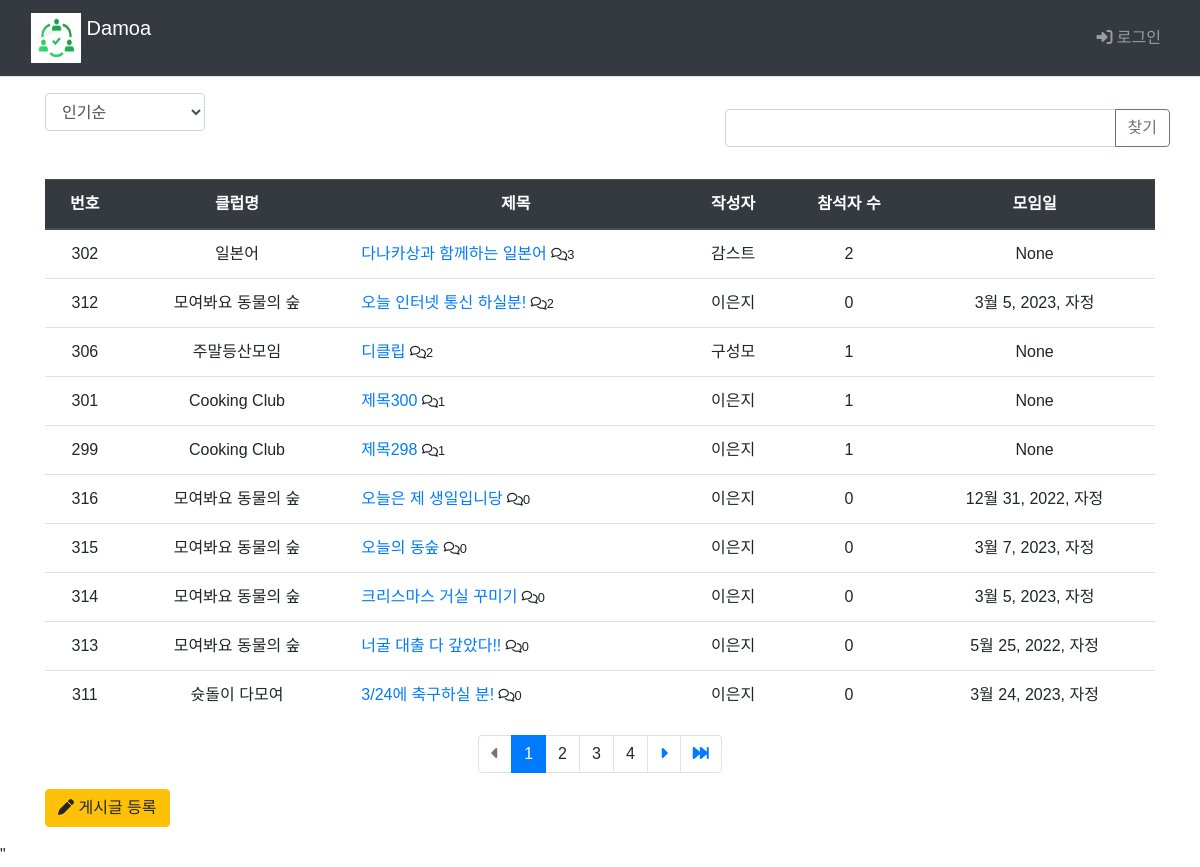
Page /main/board_list/?so=popular on the committed database.
### main/models.py (models this page shows, shortened)
class Board(models.Model):
    club = models.ForeignKey(Club, on_delete=models.CASCADE)
    author = models.ForeignKey(settings.AUTH_USER_MODEL, on_delete=models.CASCADE, default=1, null=True, related_name='author_board')
    subject = models.CharField('제목', max_length = 200,
                               help_text='게시글의 제목을 한 줄로 작성하세요.')
    content = models.TextField('내용', help_text='내용을 상세히 작성하세요.')
    create_date = models.DateTimeField('생성일')
    modify_date = models.DateTimeField(null=True, blank=True)
    voter=models.ManyToManyField(settings.AUTH_USER_MODEL, related_name='voter_board')
    event_date = models.DateTimeField('모임일',null=True, blank=True)

class Club(models.Model):
    class category(models.TextChoices):
        from django.utils.translation import gettext_lazy as _
        COOK = 'CK', _('Cook')
        CULTURE = 'CT', _('Culture')
        GAME = 'GA', _('Game')
        LANGUAGE = 'LA', _('Language')
        MUSIC = 'MU', _('Music')
        OUTDOOR = 'OD', _('Outdoor')
        SPORTS = 'SP', _('Sports')
    category = models.CharField(
        max_length=10,
        choices = category.choices,
        null=True
    )
    name=models.TextField('클럽이름')
    author = models.ForeignKey(settings.AUTH_USER_MODEL, on_delete=models.CASCADE, default=1, null=True, related_name='author_club')
    def __str__(self):
        return self.name

### common/models.py (models this page shows)
class CustomUser(AbstractBaseUser, PermissionsMixin) :
    email = models.EmailField(blank=True, unique=True, default='')
    username = models.CharField(max_length = 15, unique=True)
    name = models.CharField(max_length=15)
    age = models.IntegerField()
    ad = models.CharField(max_length=50)
    is_active = models.BooleanField(default=True)
    is_superuser = models.BooleanField(default=True)
    is_staff = models.BooleanField(default=True)
    date_joined = models.DateTimeField(default=timezone.now)
    last_login = models.DateTimeField(blank=True, null=True)
    objects = CustomUserManager()
    USERNAME_FIELD = 'username'
    REQUIRED_FIELD = ['name']
    class Meta :
        ordering = ['-date_joined']
        verbose_name = 'User'
        verbose_name_plural = 'User'

### main/views.py (the view, shortened to what this page needs)
# urls.py: path('main/board_list/', views.board_list, name='board_list'),
def board_list(request):
    page = request.GET.get('page', '1')  # 페이지
    kw = request.GET.get('kw', '')  # 검색어
    so = request.GET.get('so', 'recent') # 정렬 기준 / default 최신순
    if so == 'recent':
        board_list = Board.objects.order_by('-create_date')
    elif so == 'late':
        board_list = Board.objects.order_by('create_date')
    elif so == 'recommend':
        board_list = Board.objects.annotate(
            num_voter = Count('voter')).order_by('-num_voter', '-create_date')
    elif so == 'popular':
        board_list = Board.objects.annotate(
            num_reply = Count('reply')).order_by('-num_reply', '-create_date')
    else : # 위 경우 제외 board_id 역순정렬
        board_list = Board.objects.order_by('-id')
    paginator = Paginator(board_list, 10)  # 페이지당 10개
    page_obj = paginator.get_page(page)
    context = {'board_list':page_obj, 'page':page, 'kw':kw, 'so':so}
    return render(request, 'main/board_list.html', context)

### templates/main/board_list.html (shortened to what this page needs)
{% extends 'base.html' %}
{% load static %}
{% load main_filter %}
{% block content %}
  <div class="container my-3">
    <div class="row justify-content-between my-3">
      <div class="col-2">
        <select class="form-control so">
          <option value="popular" {% if so == 'popular' %} selected{% endif %}>
            인기순
          </option>
        </select>
      </div>
      <div class="row col-5 my-3">
          <div class="input-group">
            <input type="text" id="search_kw" class="form-control kw" value="{{ kw|default_if_none:'' }}">
            <div class="input-group-append">
              <button class="btn btn-outline-secondary" type="button" id="btn_search">찾기</button>
            </div>
          </div>
      </div>
  </div>
    <table class="table ">
      <thead>
        <tr class="text-center thead-dark">
          <th>번호</th>
          <th>클럽명</th>
          <th style="width:30%">제목</th>
          <th>작성자</th>
          <th>참석자 수</th>
          <th>모임일</th>
        </tr>
      </thead>
      <tbody>
        {% if board_list %}
          {% for board in board_list %}
            <tr class="text-center">
              <td>{{board.id}}</td>
              <td>{{ board.club }}</td>
              <td class="text-left">
                <a href="{%url 'main:detail' board.id%}">{{board.subject}}</a>  <small><i class="fa-regular fa-comments"></i>{{board.reply_set.count}}</small>
              </td>
              <td>{{board.author.name}}</td>
              <td>{{board.voter.count}}</td>
              <td>{{board.event_date}}</td>
            </tr>
          {% endfor %}
        {% else %}
          게시글이 없습니다.
        {% endif %}
      </tbody>
    </table>
    <ul class="pagination justify-content-center">
      {% if board_list.has_previous %}
        <li class="page-item">
      <a class="page-link" href="#" data-page="1">
        <i class="fa-solid fa-backward-fast"></i>
      </a>
    </li>
    <li class="page-item">
      <a class="page-link" href="#" data-page="{{ board_list.previous_page_number }}">
        <i class="fa-solid fa-caret-left"></i>
      </a>
    </li>
      {% else %}
        <li class="page-item disabled">
          <a class="page-link" tabindex="-1" aria-disabled="true" href="#">
            <i class="fa-solid fa-caret-left"></i>
          </a>
        </li>
      {% endif %}
      {% for page_number in board_list.paginator.page_range %}
        {% if page_number >= board_list.number|add:-3 and page_number <= board_list.number|add:3 %}
          {% if page_number == board_list.number %}
            <li class="page-item active" aria-current="page">
              <a class="page-link" data-page="{{ page_number }}">
                {{ page_number }}
              </a>
            </li>
          {% else %}
            <li class="" page-item="page-item">
              <a class="page-link" data-page="{{ page_number }}">
                {{ page_number }}
              </a>
            </li>
          {% endif %}
        {% endif %}
      {% endfor %}
      {% if board_list.has_next %}
        <li class="page-item">
      <a class="page-link" href="#" data-page="{{ board_list.next_page_number }}">
        <i class="fa-solid fa-caret-right"></i>
      </a>
    </li>
    <li class="page-item">
      <a class="page-link" href="#" data-page="{{ board_list.paginator.num_pages }}">
        <i class="fa-solid fa-forward-fast"></i>
      </a>
    </li>
      {% else %}
        <li class="page-item disabled">
          <a class="page-link" tabindex="-1" aria-disabled="true" href="#">
            <i class="fa-solid fa-caret-right"></i>
          </a>
        </li>
      {% endif %}
    </ul>
    <a href="{%url 'main:board_create' %}" class="btn btn-warning">
      <i class="fa-solid fa-pen"></i>
      게시글 등록
    </a>
  </div>
  <form id="searchForm" method="get" action="{% url 'main:board_list' %}">
    <input type="hidden" id="so" name="so" value={{ so }}">"
  </form>
{% endblock %}

### static/style.css (style rules this page uses)
* { font-family: 'Noto Sans KR', sans-serif; }
.page-link { border: 0px; }

### rows in the picture
Board: id "302", club "일본어", subject "다나카상과 함께하는 일본어", reply_set.count "3", author.name "감스트", voter.count "2", event_date "None"
Board: id "312", club "모여봐요 동물의 숲", subject "오늘 인터넷 통신 하실분!", reply_set.count "2", author.name "이은지", voter.count "0", event_date "3월 5, 2023, 자정"
Board: id "306", club "주말등산모임", subject "디클립", reply_set.count "2", author.name "구성모", voter.count "1", event_date "None"
Board: id "301", club "Cooking Club", subject "제목300", reply_set.count "1", author.name "이은지", voter.count "1", event_date "None"
Board: id "299", club "Cooking Club", subject "제목298", reply_set.count "1", author.name "이은지", voter.count "1", event_date "None"
Board: id "316", club "모여봐요 동물의 숲", subject "오늘은 제 생일입니당", reply_set.count "0", author.name "이은지", voter.count "0", event_date "12월 31, 2022, 자정"
Board: id "315", club "모여봐요 동물의 숲", subject "오늘의 동숲", reply_set.count "0", author.name "이은지", voter.count "0", event_date "3월 7, 2023, 자정"
Board: id "314", club "모여봐요 동물의 숲", subject "크리스마스 거실 꾸미기", reply_set.count "0", author.name "이은지", voter.count "0", event_date "3월 5, 2023, 자정"
Board: id "313", club "모여봐요 동물의 숲", subject "너굴 대출 다 갚았다!!", reply_set.count "0", author.name "이은지", voter.count "0", event_date "5월 25, 2022, 자정"
Board: id "311", club "슛돌이 다모여", subject "3/24에 축구하실 분!", reply_set.count "0", author.name "이은지", voter.count "0", event_date "3월 24, 2023, 자정"

### other values in the picture
{{ page_number }} "1"
{{ page_number }} "2" "3" "4"
